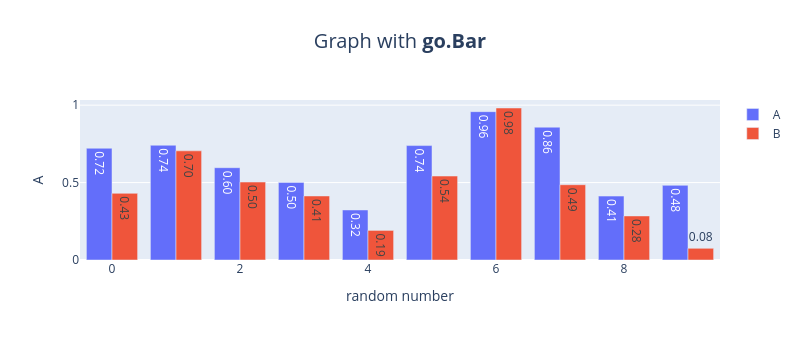

Here is the notebook cell this chart was saved with:
### Code cell
import pandas as pd
import plotly.graph_objects as go
import numpy as np

df = pd.DataFrame(np.random.rand(10, 2), columns=["A", "B"])

fig = go.Figure()

fig.add_trace(
    go.Bar(
        x=df.index, y=df["A"], name="A", text=df["A"], textposition="auto", texttemplate="%{y:.2f}"
    )
)

fig.add_trace(
    go.Bar(
        x=df.index, y=df["B"], name="B", text=df["B"], textposition="auto", texttemplate="%{y:.2f}"
    )
)

fig.update_layout(
    {
        "title": {
            "text": "Graph with <b>go.Bar</b>",
            "x": 0.5,
            "y": 0.9,
            "font": {
                "size": 20
            }
        },
        "xaxis": {
            "title": "random number",
            "showticklabels": True,
        },
        "yaxis": {
            "title": "A"
        },
        "width": 800,
        "height": 340
    }
)

fig.show()

### Figure 1 — Plotly figure (JSON) as saved in the notebook; plotly's stock layout.template omitted (floating-point values rounded to 4 significant figures)
{"data": [{"name": "A", "text": [0.7217, 0.7411, 0.5961, 0.5012, 0.3232, 0.7389, 0.9579, 0.8577, 0.4128, 0.4822], "textposition": "auto", "texttemplate": "%{y:.2f}", "type": "bar", "x": [0, 1, 2, 3, 4, 5, 6, 7, 8, 9], "y": [0.7217, 0.7411, 0.5961, 0.5012, 0.3232, 0.7389, 0.9579, 0.8577, 0.4128, 0.4822]}, {"name": "B", "text": [0.4305, 0.705, 0.5033, 0.4134, 0.1911, 0.5422, 0.9816, 0.4861, 0.2845, 0.07564], "textposition": "auto", "texttemplate": "%{y:.2f}", "type": "bar", "x": [0, 1, 2, 3, 4, 5, 6, 7, 8, 9], "y": [0.4305, 0.705, 0.5033, 0.4134, 0.1911, 0.5422, 0.9816, 0.4861, 0.2845, 0.07564]}], "layout": {"height": 340, "title": {"font": {"size": 20}, "text": "Graph with <b>go.Bar</b>", "x": 0.5, "y": 0.9}, "width": 800, "xaxis": {"showticklabels": true, "title": {"text": "random number"}}, "yaxis": {"title": {"text": "A"}}}}
